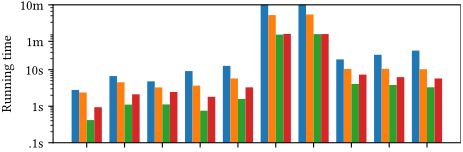

Generate this figure with Python:
#!/usr/bin/env python3

import argparse
import matplotlib; matplotlib.use('Agg')
import numpy as np
import pandas as pd
from matplotlib import pyplot as plt

plt.rcParams.update({
    'errorbar.capsize': 2,
    'pdf.fonttype': 42,
    'ps.fonttype': 42,
    'font.family': 'Linux Libertine',
})

ETHa = ( 31/255,  64/255, 122/255) # dark blue
ETHb = ( 72/255,  90/255,  44/255) # dark green
ETHc = ( 18/255, 105/255, 176/255) # light blue
ETHd = (114/255, 121/255,  28/255) # light green
ETHe = (145/255,   5/255, 106/255) # dark pink
ETHf = (111/255, 111/255, 100/255) # gray
ETHg = (168/255,  50/255,  45/255) # dark red
ETHh = (  0/255, 122/255, 150/255) # turquoise
ETHi = (149/255,  96/255,  19/255) # brown

parser = argparse.ArgumentParser()
parser.add_argument('-i', '--input',     help='Input JSON lines file')
parser.add_argument('-o', '--output',    help='Output PDF file')
parser.add_argument('-l', '--no_legend', help='Suppress legend from plot',
                                         action='store_true')
parser.add_argument('-x', '--no_xaxis',  help='Suppress x-axis from plot',
                                         action='store_true')
parser.add_argument('-y', '--no_yaxis',  help='Suppress y-axis from plot',
                                         action='store_true')
args = parser.parse_args()

df = pd.read_json(args.input, lines=True)
df = df[df.running_time.notna()]

# Average over runs
df = df.groupby(['system', 'query_id', 'num_events']).median().reset_index()

# Extrapolate to full data set
df_max_size = df\
    .groupby(['system', 'query_id']) \
    .agg({'num_events': 'max'}) \
    .reset_index()

df = df.merge(df_max_size, on=['system', 'query_id', 'num_events'])
df['running_time_per_event'] = df.running_time / df.num_events
df['running_time_per_event_us'] = df.running_time_per_event * 10**6
df['extrapolated_running_time'] = \
    df.running_time_per_event * df.num_events.max()

# Plot
fig = plt.figure(figsize=(5.3, 1.8))
ax = fig.add_subplot(1, 1, 1)

if not args.no_yaxis:
    ax.set_ylabel('Running time')
if not args.no_xaxis:
    ax.set_xlabel('Query')

ax.set_yscale('log')

prop_cycle = plt.rcParams['axes.prop_cycle']
colors = prop_cycle.by_key()['color']

styles = {
    'athena':            {'color': colors[0], 'label': 'Athena (v1)*'},
    'athena-v2':         {'color': colors[1], 'label': 'Athena (v2)*'},
    'bigquery':          {'color': colors[2], 'label': 'BigQuery'},
    'bigquery-external': {'color': colors[3], 'label': 'BigQuery (external)'},
    'presto':            {'color': colors[4], 'label': 'Presto'},
    'rumble':            {'color': ETHa,      'label': 'Rumble'},
}

df['query_label'] = df.query_id \
    .apply(lambda s: 'Q' + s.replace('-1', 'a').replace('-2', 'b'))

systems = sorted(df.system.unique(), key=lambda s: styles[s]['label'])
num_bars = len(systems)
num_groups = df.query_id.nunique()
bar_width = 0.8 / num_bars
indexes = np.arange(num_groups)
bars = []
for i, system in enumerate(systems):
    data_g = df[df.system == system]
    data_g = data_g \
        .merge(pd.DataFrame(df.query_id.unique(),
                            columns=['query_id']), how='outer') \
        .sort_values('query_id')
    handle = ax.bar(indexes - ((num_bars - 1) / 2.0 - i) * bar_width,
                    data_g.extrapolated_running_time, bar_width,
                    tick_label=data_g['query_label'],
                    **styles[system])

ax.set_ylim(top=600)
ax.set_xticks(indexes)
ax.set_yticks([.1, 1, 10, 60, 600])
ax.set_yticklabels(['.1s', '1s', '10s', '1m', '10m'])

if args.no_xaxis:
    ax.set_xticklabels([])

if args.no_yaxis:
    ax.set_yticklabels([])

if not args.no_legend:
    ax.legend(loc='lower center', ncol=3, bbox_to_anchor=(0.5, 1.02))

plt.savefig(args.output, format='pdf', bbox_inches='tight', pad_inches=0)
plt.close()
